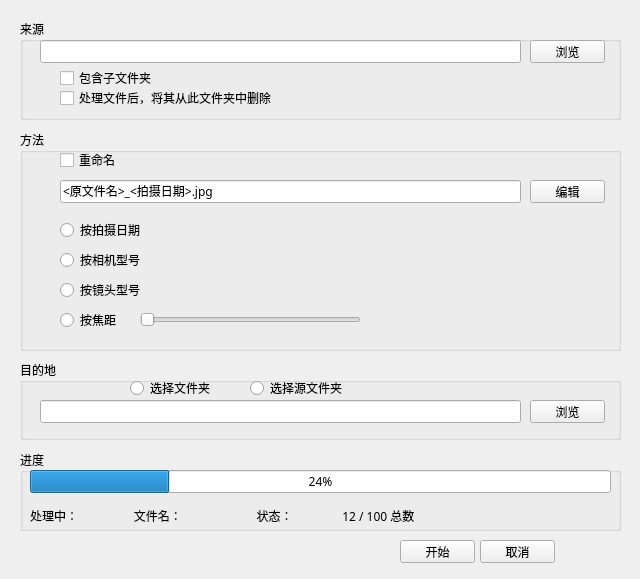
<?xml version="1.0" encoding="UTF-8"?>
<ui version="4.0">
 <class>MainWindow</class>
 <widget class="QMainWindow" name="MainWindow">
  <property name="geometry">
   <rect>
    <x>0</x>
    <y>0</y>
    <width>640</width>
    <height>579</height>
   </rect>
  </property>
  <property name="font">
   <font>
    <family>微软雅黑</family>
    <pointsize>9</pointsize>
    <weight>50</weight>
    <bold>false</bold>
   </font>
  </property>
  <property name="windowTitle">
   <string>MainWindow</string>
  </property>
  <widget class="QWidget" name="centralwidget">
   <widget class="QLineEdit" name="lineEdit_src">
    <property name="geometry">
     <rect>
      <x>40</x>
      <y>40</y>
      <width>481</width>
      <height>23</height>
     </rect>
    </property>
   </widget>
   <widget class="QPushButton" name="pushButton_src">
    <property name="geometry">
     <rect>
      <x>530</x>
      <y>40</y>
      <width>75</width>
      <height>23</height>
     </rect>
    </property>
    <property name="text">
     <string>浏览</string>
    </property>
   </widget>
   <widget class="QCheckBox" name="checkBox_Subdirectory">
    <property name="geometry">
     <rect>
      <x>60</x>
      <y>70</y>
      <width>101</width>
      <height>16</height>
     </rect>
    </property>
    <property name="text">
     <string>包含子文件夹</string>
    </property>
   </widget>
   <widget class="QCheckBox" name="checkBox_del">
    <property name="geometry">
     <rect>
      <x>60</x>
      <y>90</y>
      <width>231</width>
      <height>16</height>
     </rect>
    </property>
    <property name="text">
     <string>处理文件后，将其从此文件夹中删除</string>
    </property>
   </widget>
   <widget class="QGroupBox" name="groupBox_src">
    <property name="geometry">
     <rect>
      <x>20</x>
      <y>19</y>
      <width>601</width>
      <height>101</height>
     </rect>
    </property>
    <property name="title">
     <string>来源</string>
    </property>
   </widget>
   <widget class="QLineEdit" name="lineEdit_rename">
    <property name="geometry">
     <rect>
      <x>60</x>
      <y>180</y>
      <width>461</width>
      <height>23</height>
     </rect>
    </property>
    <property name="text">
     <string>&lt;原文件名&gt;_&lt;拍摄日期&gt;.jpg</string>
    </property>
   </widget>
   <widget class="QPushButton" name="pushButton_rename">
    <property name="geometry">
     <rect>
      <x>530</x>
      <y>180</y>
      <width>75</width>
      <height>23</height>
     </rect>
    </property>
    <property name="text">
     <string>编辑</string>
    </property>
   </widget>
   <widget class="QCheckBox" name="checkBox_rename">
    <property name="geometry">
     <rect>
      <x>60</x>
      <y>150</y>
      <width>61</width>
      <height>20</height>
     </rect>
    </property>
    <property name="text">
     <string>重命名</string>
    </property>
    <property name="iconSize">
     <size>
      <width>16</width>
      <height>16</height>
     </size>
    </property>
   </widget>
   <widget class="QRadioButton" name="radioButton_date">
    <property name="geometry">
     <rect>
      <x>60</x>
      <y>220</y>
      <width>91</width>
      <height>20</height>
     </rect>
    </property>
    <property name="text">
     <string>按拍摄日期</string>
    </property>
   </widget>
   <widget class="QRadioButton" name="radioButton_cameraType">
    <property name="geometry">
     <rect>
      <x>60</x>
      <y>250</y>
      <width>91</width>
      <height>20</height>
     </rect>
    </property>
    <property name="text">
     <string>按相机型号</string>
    </property>
   </widget>
   <widget class="QRadioButton" name="radioButton_lensType">
    <property name="geometry">
     <rect>
      <x>60</x>
      <y>280</y>
      <width>91</width>
      <height>20</height>
     </rect>
    </property>
    <property name="text">
     <string>按镜头型号</string>
    </property>
   </widget>
   <widget class="QRadioButton" name="radioButton_focalLength">
    <property name="geometry">
     <rect>
      <x>60</x>
      <y>310</y>
      <width>91</width>
      <height>20</height>
     </rect>
    </property>
    <property name="text">
     <string>按焦距</string>
    </property>
   </widget>
   <widget class="QSlider" name="horizontalSlider">
    <property name="geometry">
     <rect>
      <x>140</x>
      <y>310</y>
      <width>221</width>
      <height>19</height>
     </rect>
    </property>
    <property name="orientation">
     <enum>Qt::Horizontal</enum>
    </property>
   </widget>
   <widget class="QGroupBox" name="groupBox_method">
    <property name="geometry">
     <rect>
      <x>20</x>
      <y>130</y>
      <width>601</width>
      <height>221</height>
     </rect>
    </property>
    <property name="title">
     <string>方法</string>
    </property>
   </widget>
   <widget class="QGroupBox" name="groupBox_dst">
    <property name="geometry">
     <rect>
      <x>20</x>
      <y>360</y>
      <width>601</width>
      <height>80</height>
     </rect>
    </property>
    <property name="title">
     <string>目的地</string>
    </property>
    <widget class="QLineEdit" name="lineEdit_dst">
     <property name="geometry">
      <rect>
       <x>20</x>
       <y>40</y>
       <width>481</width>
       <height>23</height>
      </rect>
     </property>
    </widget>
    <widget class="QPushButton" name="pushButton_dst">
     <property name="geometry">
      <rect>
       <x>510</x>
       <y>40</y>
       <width>75</width>
       <height>23</height>
      </rect>
     </property>
     <property name="text">
      <string>浏览</string>
     </property>
    </widget>
    <widget class="QRadioButton" name="radioButton_select">
     <property name="geometry">
      <rect>
       <x>110</x>
       <y>20</y>
       <width>91</width>
       <height>16</height>
      </rect>
     </property>
     <property name="text">
      <string>选择文件夹</string>
     </property>
    </widget>
    <widget class="QRadioButton" name="radioButton_src">
     <property name="geometry">
      <rect>
       <x>230</x>
       <y>20</y>
       <width>101</width>
       <height>16</height>
      </rect>
     </property>
     <property name="text">
      <string>选择源文件夹</string>
     </property>
    </widget>
   </widget>
   <widget class="QPushButton" name="pushButton_start">
    <property name="geometry">
     <rect>
      <x>400</x>
      <y>540</y>
      <width>75</width>
      <height>23</height>
     </rect>
    </property>
    <property name="text">
     <string>开始</string>
    </property>
   </widget>
   <widget class="QPushButton" name="pushButton_stop">
    <property name="geometry">
     <rect>
      <x>480</x>
      <y>540</y>
      <width>75</width>
      <height>23</height>
     </rect>
    </property>
    <property name="text">
     <string>取消</string>
    </property>
   </widget>
   <widget class="QProgressBar" name="progressBar">
    <property name="geometry">
     <rect>
      <x>30</x>
      <y>470</y>
      <width>581</width>
      <height>23</height>
     </rect>
    </property>
    <property name="value">
     <number>24</number>
    </property>
    <property name="alignment">
     <set>Qt::AlignCenter</set>
    </property>
   </widget>
   <widget class="QLabel" name="label">
    <property name="geometry">
     <rect>
      <x>30</x>
      <y>500</y>
      <width>581</width>
      <height>31</height>
     </rect>
    </property>
    <property name="text">
     <string>处理中：                  文件名：                        状态：                12 / 100 总数  </string>
    </property>
   </widget>
   <widget class="QGroupBox" name="groupBox_schedule">
    <property name="geometry">
     <rect>
      <x>20</x>
      <y>450</y>
      <width>601</width>
      <height>81</height>
     </rect>
    </property>
    <property name="title">
     <string>进度</string>
    </property>
   </widget>
   <zorder>groupBox_schedule</zorder>
   <zorder>groupBox_method</zorder>
   <zorder>groupBox_src</zorder>
   <zorder>lineEdit_src</zorder>
   <zorder>pushButton_src</zorder>
   <zorder>checkBox_Subdirectory</zorder>
   <zorder>checkBox_del</zorder>
   <zorder>lineEdit_rename</zorder>
   <zorder>pushButton_rename</zorder>
   <zorder>checkBox_rename</zorder>
   <zorder>radioButton_date</zorder>
   <zorder>radioButton_cameraType</zorder>
   <zorder>radioButton_lensType</zorder>
   <zorder>radioButton_focalLength</zorder>
   <zorder>horizontalSlider</zorder>
   <zorder>groupBox_dst</zorder>
   <zorder>pushButton_start</zorder>
   <zorder>pushButton_stop</zorder>
   <zorder>progressBar</zorder>
   <zorder>label</zorder>
  </widget>
 </widget>
 <resources/>
 <connections/>
</ui>
